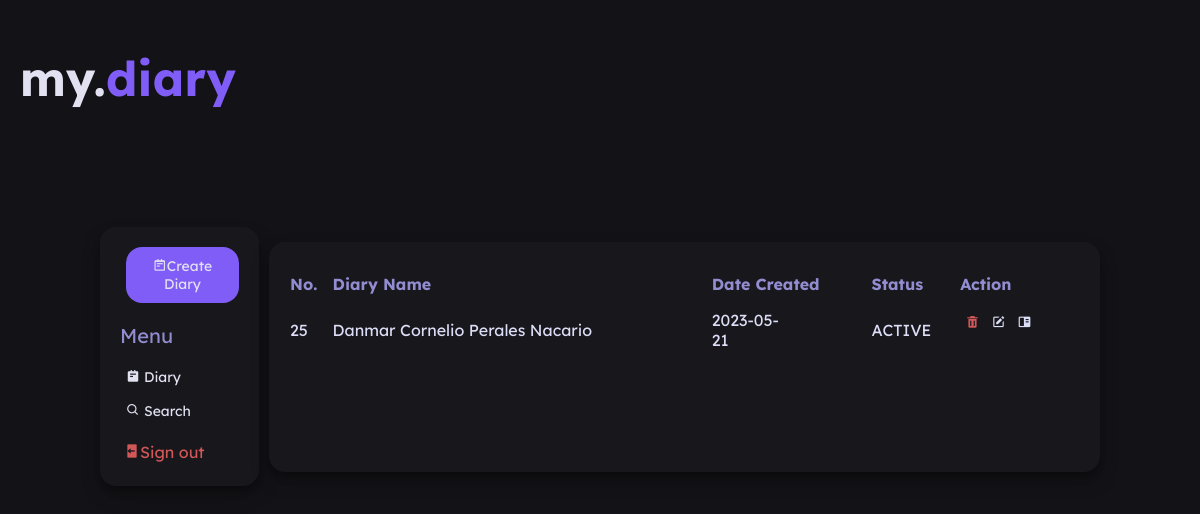
Page /searchDiary.php?userID=9 on the committed database.
### tables this page shows
CREATE TABLE `diary` (
  `diary_id` int(11) NOT NULL,
  `date_created` date NOT NULL,
  `diary_name` varchar(50) NOT NULL,
  `user_id` int(11) NOT NULL,
  `status` varchar(50) NOT NULL
);

### fetchUser.php (called while the page is built)
<?php
    require("local_setting.php");
    $currentUserPk = $_REQUEST['userID'];
    $currentUserPk = (int)$currentUserPk;
    $userDetails = array();
    $fetchQuery = "SELECT *
        FROM user WHERE user_id = {$currentUserPk}";
    $result = mysqli_query($conn, $fetchQuery);
if (mysqli_num_rows($result) > 0) {
    while($userResult = mysqli_fetch_array($result)) {
       $userDetails['user_id'] = $userResult['user_id'];
       $userDetails['username'] = $userResult['username'];
       $userDetails['password'] = $userResult['password'];
       $userDetails['first_name'] = $userResult['first_name'];
       $userDetails['last_name'] = $userResult['last_name'];
    }
}
?>

### searchDiary.php (the view, shortened to what this page needs)
<?php
    require('fetchUser.php');
?>
<html>
    <head>
        <link rel="stylesheet" href="style3.css">
        <link href='https://unpkg.com/boxicons@2.1.4/css/boxicons.min.css' rel='stylesheet'>
    </head>
    <body>
        <div class="headercontainer">
            <h2 class="style2">my.</h2>
            <h2 class="style3">diary</h2>
        </div>
        <div class="container">
            <div class="control_container">
                <form method="post" action="new_diary.php?userID=<?php echo $userDetails['user_id']?>">
                <button type="submit" class="btn" id="btnDiary"><i class='bx bx-notepad'></i>Create Diary</button>
                </form>
                <p class="diary_title">Menu</p>
                <p><a href="#" onclick="searchBarHidden()"><i class='bx bxs-notepad' ></i> Diary </a></p>
                <p> <a href="#"  onclick="searchBar()"><i class='bx bx-search'></i> Search</a></p>
                <div>
                <form action="logout.php">
                    <button type="submit" class="button_logout"><i class='bx bxs-log-out bx-fade-left-hover'></i>Sign out</button>
                </form>
            </div>
            </div>
            <div class="side_container">
                <table class="diary">
                    <tr>
                        <th>No.</th>
                        <th>Diary Name</th>
                        <th>Date Created</th>
                        <th>Status</th>
                        <th>Action</th>
                    </tr>
                    <?php
                        $name = $_POST['searchbar'];
                        $userID = $_REQUEST['userID'];
                        $sqlSearchDiary = "SELECT * FROM diary
                        WHERE diary_id LIKE '%{$name}%' AND user_id = {$userID}
                        OR date_created LIKE '%{$name}%' AND user_id = {$userID}
                        OR diary_name LIKE '%{$name}%' AND user_id = {$userID}";
                       $queryResult = mysqli_query($conn,$sqlSearchDiary);
                       if (mysqli_num_rows($queryResult) > 0) {
                           while($diaryResult = mysqli_fetch_array($queryResult)) {
                    ?>
                    <tr>
                        <td><?php echo $diaryResult['diary_id']?></td>
                        <td><?php echo $diaryResult['diary_name']?></td>
                        <td><?php echo $diaryResult['date_created']?></td>
                        <td><?php echo $diaryResult['status']?></td>
                        <td>
                        <div class="group_right">
                        <form>
                        <button formaction="deleteDiary.php?diaryID=<?php echo $diaryResult['diary_id']?>" formmethod="post" class="btn_right_delete">
                        <i class='bx bxs-trash' ></i></button>
                        </form>
                        <form>
                        <button formaction="updatePageDiary.php?diaryID=<?php echo $diaryResult['diary_id']?>" formmethod="post" class="btn_right">
                        <i class='bx bxs-edit' ></i></button>
                        </form>
                        <form>
                        <button formaction="story_main.php?diaryID=<?php echo $diaryResult['diary_id']?>" formmethod="post" class="btn_right_go">
                        <i class='bx bxs-book-content'></i></button>
                        </form>
                        </div>
                        </td>
                    </tr>
                    <?php
                        }
                    }
                    ?>
                </table>
            </div>
        </div>
    </body>
</html>

### style3.css (style rules this page uses)
body { background-color: rgba(19,18,23); overflow: hidden; }
* { font-family: 'Lexend Deca', sans-serif; }
.container { margin: auto; width: 1000px; margin-top: 5%; padding: 20px; height: auto; display: flex; }
.control_container { margin: auto; padding: 20px; background-color: rgba(24,23,28); border-radius: 1rem; box-shadow: rgba(0, 0, 0, 0.19) 0px 10px 20px, rgba(0, 0, 0, 0.23) 0px 6px 6px; height: auto; float: left; width: auto; margin-right: 1%; }
.side_container { width: 800px; height: 190px; padding: 20px; background-color: rgba(24,23,28); border-radius: 1rem; box-shadow: rgba(0, 0, 0, 0.19) 0px 10px 20px, rgba(0, 0, 0, 0.23) 0px 6px 6px; float: right; margin-right: 12%; margin:auto; }
i { position: inherit; }
.style2 { font-size: 48px; color: rgba(226,225,241); margin-left: 1%; }
.style3 { font-size: 48px; color: rgba(128,93,247); }
.headercontainer { display: flex; float: top; }
.btn { padding: 10px; margin: auto; border-radius: 1rem; color: rgba(226,225,241); background-color: rgba(128,93,247); border: none; margin-left: 5%; font-size: 14px; }
.btn_right { border-radius: 1rem; color: rgba(220,222,247); background-color: transparent; border: none; font-size: 14px; padding: 6px; margin-left: 2%; cursor: pointer; transition: all 0.2s ease-out 0s; }
.btn_right_go { border-radius: 1rem; color: rgba(220,222,247); background-color: transparent; border: none; font-size: 14px; padding: 6px; margin-left: 2%; cursor: pointer; transition: all 0.2s ease-out 0s; }
.btn_right_delete { border-radius: 1rem; color: rgba(210,87,87); background-color: transparent; border: none; font-size: 14px; padding: 6px; margin-left: 2%; cursor: pointer; transition: all 0.2s ease-out 0s; }
.group_right { display: flex; padding: 2px; margin-left: -8%; }
a { margin-left: 2%s; font-size: 14px; color: rgba(226,225,241); text-decoration: none; padding: 6px; transition: all 0.2s ease-out 0s; }
a:link { color: rgba(226,225,241); text-decoration: none; }
.diary_title { color: rgba(146,141,208); font-size: 20px; }
table.diary { border-collapse: collapse; padding: 8px; width: 100%; }
.diary th { padding-top: 12px; padding-bottom: 12px; text-align: left; color: rgba(146,141,208); }
.diary td { text-align: left; padding-right: 10%; color: rgba(220,222,247); }
.button_logout { background: transparent; border: none; color: rgba(210,87,87); padding: 4px; border-radius: 1rem; float: left; margin-top: 2%; font-size: 16px; }

### rows in the picture
diary: diary_id "25", diary_name "Danmar Cornelio Perales Nacario", date_created "2023-05-21", status "ACTIVE"
